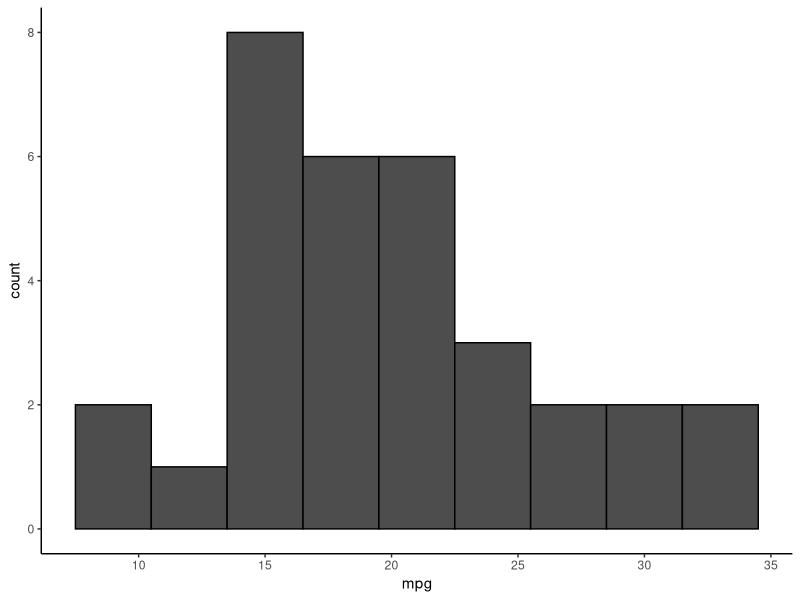

R code for this plot:

# HGEN 612 Project 1
# Rachel Pitts
# Feb. 4 2026

###################################

# load required packages

library(ggplot2)

# load mtcars dataset

data("mtcars")

?mtcars  # 32 observations, 11 numeric variables


# initial plot

ggplot(mtcars,
       aes(x = mpg)) +
 geom_histogram(binwidth = 3, fill = "grey30", color = "black") +
 theme_classic()  

